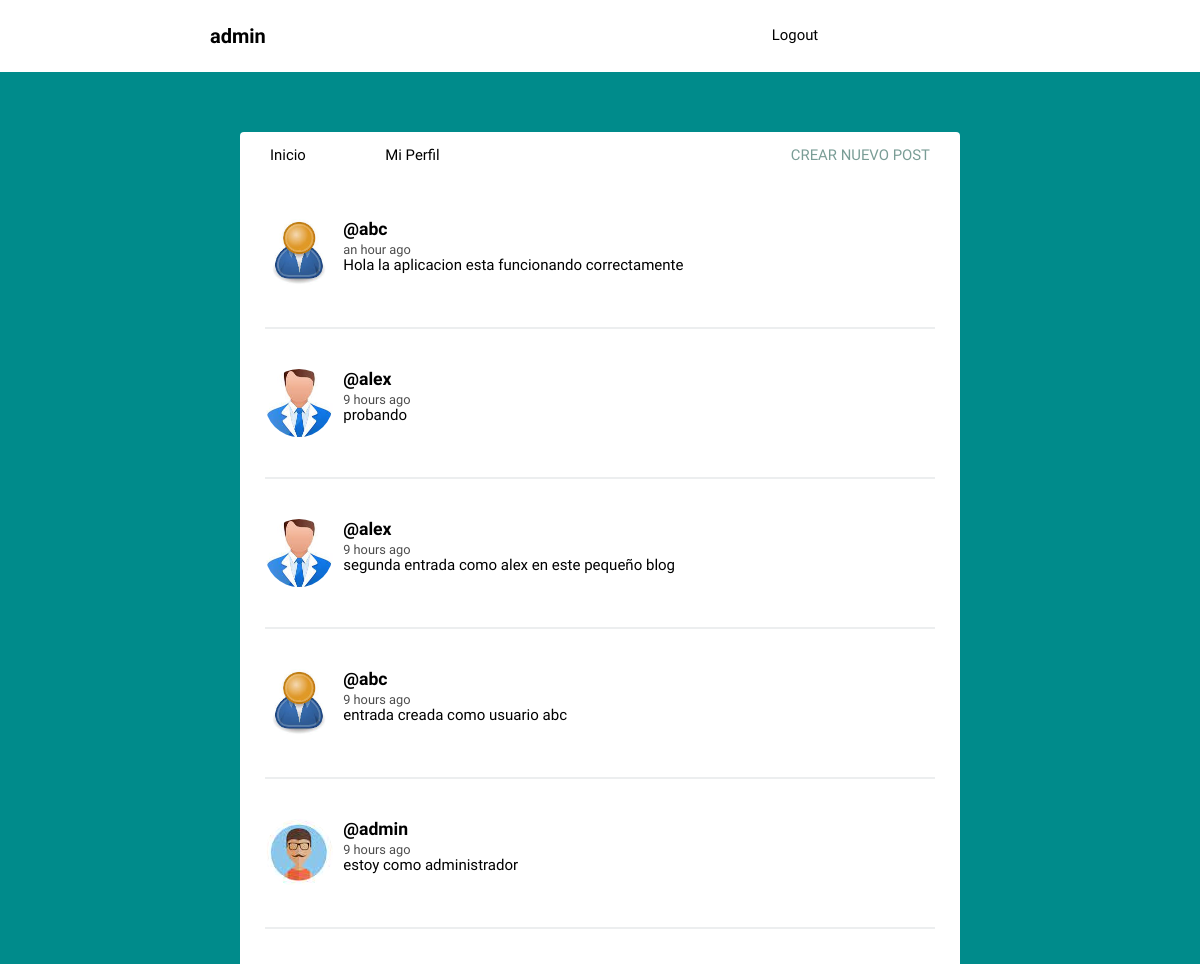
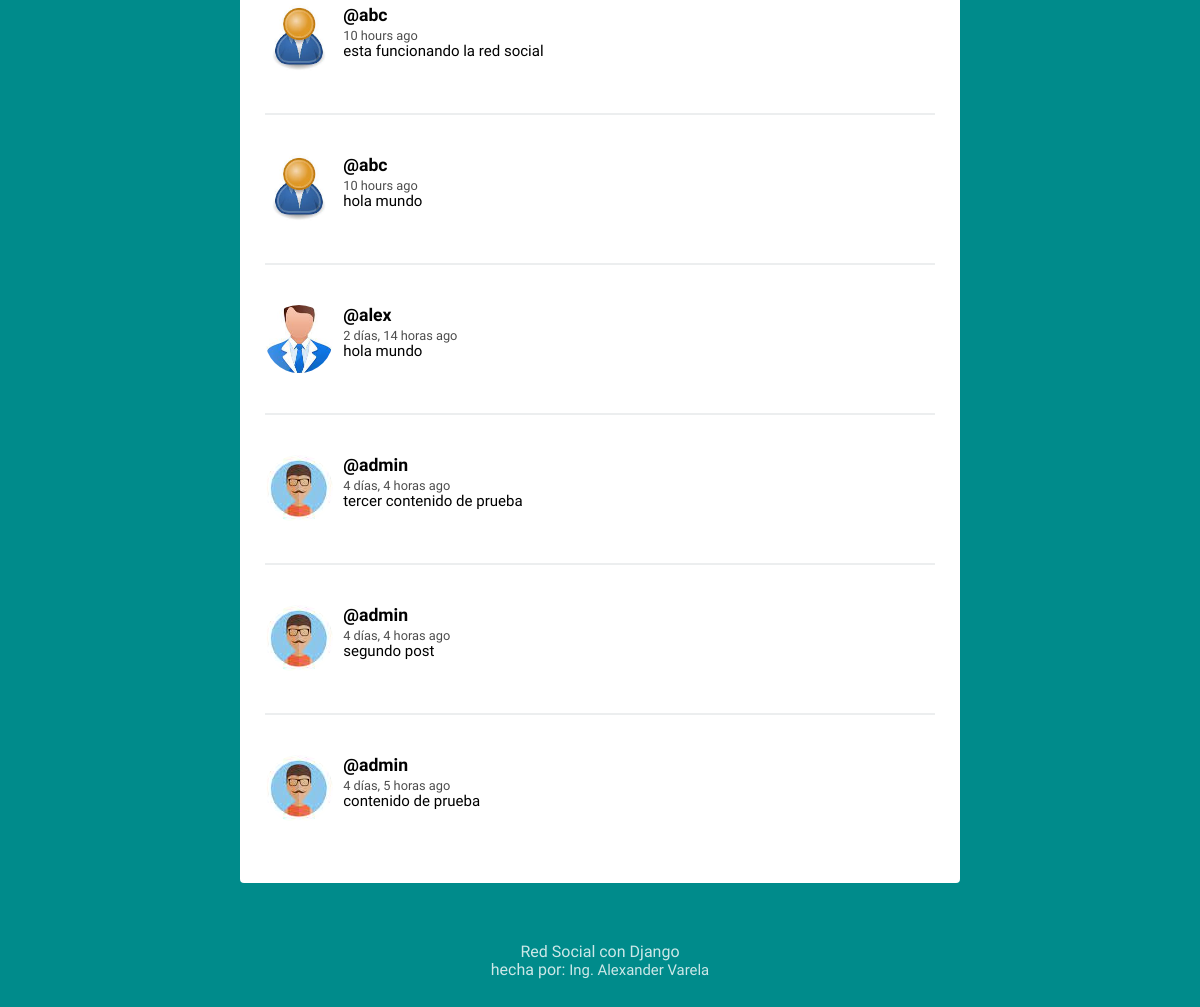
The app's page / (signed in) with its own data (2 pictures, top to bottom).
### social/models.py (models this page shows, shortened)
class Post(models.Model):
    user = models.ForeignKey(User, on_delete=models.CASCADE,related_name='posts')
    timestamp = models.DateTimeField(default=timezone.now)
    content = models.TextField()
    class Meta:
        ordering=['-timestamp']

class Perfil(models.Model):
    user = models.OneToOneField(User,on_delete=models.CASCADE)
    image = models.ImageField(default='batman.png')

### social/views.py (the view)
# urls.py: path('',views.feed,name='feed'),
def feed(request):
    posts = Post.objects.all()
    context = {'posts':posts}
    return render(request,'social/feed.html',context)

### social/templates/social/feed.html (shortened to what this page needs)
{% extends 'social/layout.html' %}
{% load humanize %}
{% block content %}
{% for post in posts %}
<article>
    <div class="container-article">
        <img src="{{ post.user.perfil.image.url }}">
        <div>
            <h2 class="username"><a href="{% url 'profile' post.user.username %}">@{{ post.user.username }}</a></h2>
            <time data-time="#">{{post.timestamp|naturaltime}}</time>
            <div class="post">{{ post.content }}</div>
        </div>
    </div>
</article>
{% endfor %}
{% endblock %}

### social/templates/social/layout.html (shortened to what this page needs)
<!DOCTYPE html>
{% load static %}
<html>
<head>
	<link rel="stylesheet" type="text/css" href="{% static 'normalize.css' %}">
	<link rel="stylesheet" type="text/css" href="{% static 'style.css' %}">
</head>
<body>
	<header class="main-head">
		<nav class="main">
			{% if request.user.is_authenticated %}
			<h1 id="logo">{{user.username}}</h1>
			<ul>
					<li><a href="{% url 'logout' %}">Logout</a></li>
				{% else %}
					<li><a href="{% url 'register' %}">Register</a></li>
					<li><a href="{% url 'login' %}">Login</a></li>
				{% endif %}
			</ul>
		</nav>
	</header>
	<div class="main">
		<nav class="second-nav">
			<a class="feed" href="{% url 'feed' %}">Inicio</a>
			{% if request.user.is_authenticated %}
				<a class="profile" href="{% url 'profile' request.user.username %}">Mi Perfil</a>
				<a class="new" href="{% url 'post' %}">Crear nuevo post</a>
			{% endif %}
		</nav>
		{% block content %}
		{% endblock content %}
	</div>
	<footer>
		<div class="row">
			<p>Red Social con Django<br>hecha por: <a href="http://www.youtube.com/mundopython">Ing. Alexander Varela</a></p>
		</div>
	</footer>
</body>
</html>

### social/static/style.css (style rules this page uses)
* { margin: 0px; padding: 0px; }
body { background-color:darkcyan; font-size: 62.5%; font-family: 'Varela Round', Helvetica, Arial, serif; }
p { font-size: 1rem; }
img { object-fit: cover; }
.main-head { background: white; color: black; }
nav.main { min-height: 7vh; display: flex; width: 65%; margin: auto; align-items: center; padding: 0.5rem; }
nav.main ul { display: flex; flex: 1 1 40rem; justify-content: space-around; align-items: center; list-style: none; }
#logo { flex: 2 1 40rem; }
a { font-size: .93rem; text-decoration: none; color: black; }
.main { background: white; width: 60%; margin: 5% auto; border-radius: 4px; padding-bottom: 20px; }
.second-nav { display: flex; padding: 15px 30px; }
.second-nav .feed { flex: 1 1 30px; }
.second-nav .profile { flex: 1 1 30px; }
.second-nav .new { flex: 6 1 5rem; text-align: right; text-transform: uppercase; color: #7A9D96; }
article { width: 93%; margin: auto; padding: 40px 0; border-bottom: 2px solid #ECEEEF; }
.username { margin-bottom: .2rem; }
.username a { font-size: 1.1rem; }
.container-article { display: flex; }
.container-article img { height: 68px; width: 68px; margin-right: 10px; border-radius: 50%; }
article:last-child { border-bottom: 0; }
time { font-size: .8rem; opacity: .7; }
.post { font-size: .94rem; }
.profile { display: flex; align-items: center; flex-direction: column; }
footer { color: white; text-align: center; font-size: .875em; margin: 40px 0; }
footer p { opacity: .8; }
footer p a { color: white; }

### records on screen
Post: user.perfil.image (placeholder picture), user.username "abc", timestamp "an hour ago", content "Hola la aplicacion esta funcionando correctamente"
Post: user.perfil.image (picture), user.username "alex", timestamp "9 hours ago", content "probando"
Post: user.perfil.image (picture), user.username "alex", timestamp "9 hours ago", content "segunda entrada como alex en este pequeño blog"
Post: user.perfil.image (placeholder picture), user.username "abc", timestamp "9 hours ago", content "entrada creada como usuario abc"
Post: user.perfil.image (picture), user.username "admin", timestamp "9 hours ago", content "estoy como administrador"
Post: user.perfil.image (placeholder picture), user.username "abc", timestamp "10 hours ago", content "esta funcionando la red social"
Post: user.perfil.image (placeholder picture), user.username "abc", timestamp "10 hours ago", content "hola mundo"
Post: user.perfil.image (picture), user.username "alex", timestamp "2 días, 14 horas ago", content "hola mundo"
Post: user.perfil.image (picture), user.username "admin", timestamp "4 días, 4 horas ago", content "tercer contenido de prueba"
Post: user.perfil.image (picture), user.username "admin", timestamp "4 días, 4 horas ago", content "segundo post"
Post: user.perfil.image (picture), user.username "admin", timestamp "4 días, 5 horas ago", content "contenido de prueba"

### other values on screen
{{ user.username }} "admin"
